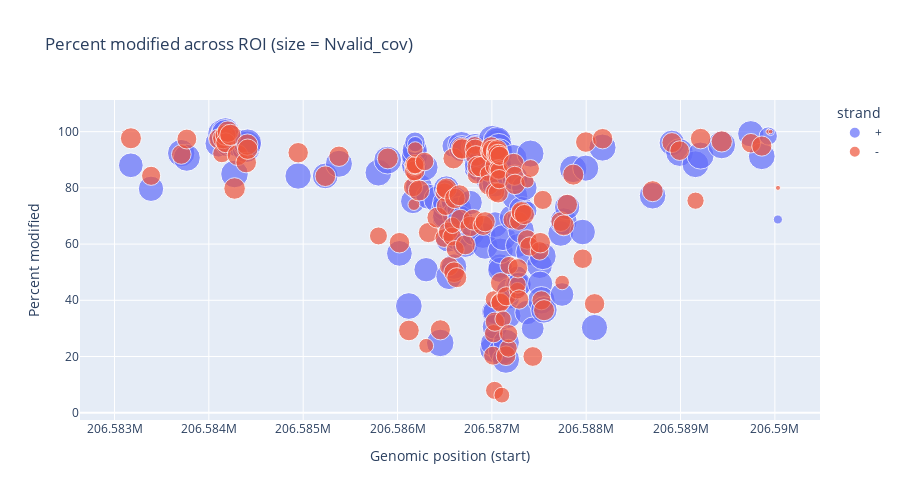
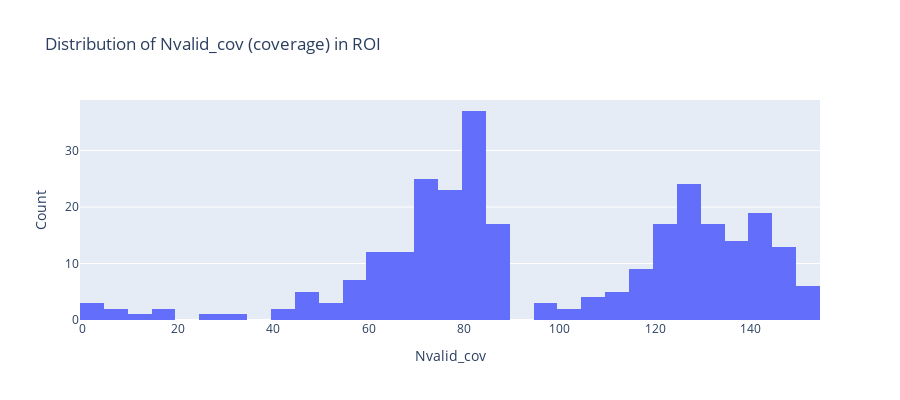
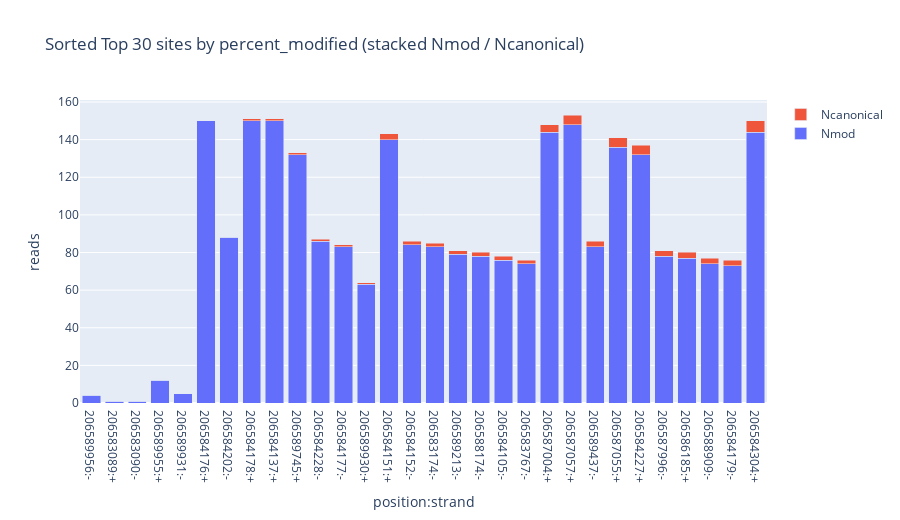
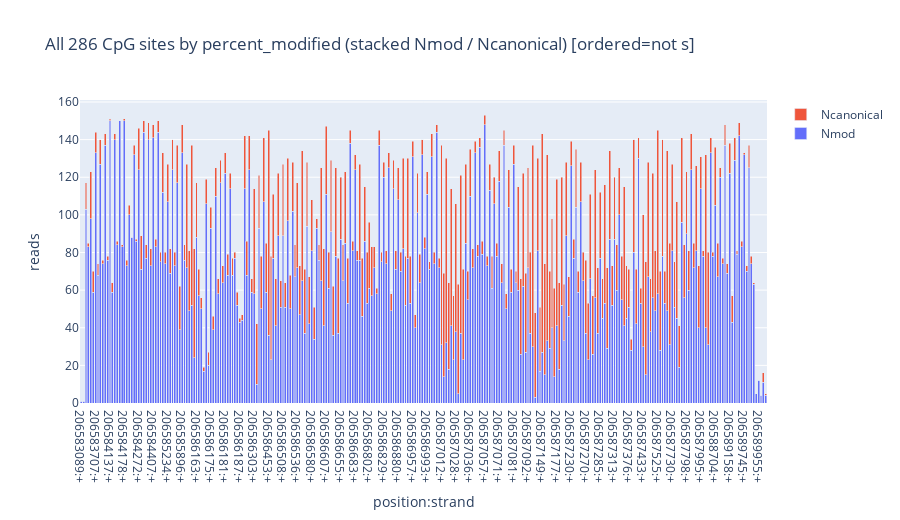

Notebook cell for these charts, in order:
### Code cell
repl2b_pileup_CROFF_day35_df_stats = plot_pileup_roi_df(df_roi=repl2b_pileup_CROFF_day35_df, out_dir=pileup_data_folder_path)
repl2b_pileup_CROFF_day35_df_stats

### Figure 1 — Plotly figure (JSON) as saved in the notebook; plotly's stock layout.template omitted (floating-point values rounded to 4 significant figures; data arrays with more than 128 entries replaced by an {"elided": "..."} marker saying what was removed)
{"data": [{"customdata": {"elided": "143x5 int values"}, "hovertemplate": "strand=+<br>pos=%{x}<br>percent_modified=%{y}<br>Nvalid_cov=%{customdata[0]}<br>Nmod=%{customdata[1]}<br>Ncanonical=%{customdata[2]}<br>Nother_mod=%{customdata[3]}<br>Nnocall=%{customdata[4]}<extra></extra>", "legendgroup": "+", "marker": {"color": "#636efa", "size": {"elided": "143 int values"}, "sizemode": "area", "sizeref": 0.3825, "symbol": "circle"}, "mode": "markers", "name": "+", "orientation": "v", "showlegend": true, "type": "scatter", "x": {"elided": "143 int values"}, "xaxis": "x", "y": {"elided": "143 float values"}, "yaxis": "y"}, {"customdata": {"elided": "143x5 int values"}, "hovertemplate": "strand=-<br>pos=%{x}<br>percent_modified=%{y}<br>Nvalid_cov=%{customdata[0]}<br>Nmod=%{customdata[1]}<br>Ncanonical=%{customdata[2]}<br>Nother_mod=%{customdata[3]}<br>Nnocall=%{customdata[4]}<extra></extra>", "legendgroup": "-", "marker": {"color": "#EF553B", "size": {"elided": "143 int values"}, "sizemode": "area", "sizeref": 0.3825, "symbol": "circle"}, "mode": "markers", "name": "-", "orientation": "v", "showlegend": true, "type": "scatter", "x": {"elided": "143 int values"}, "xaxis": "x", "y": {"elided": "143 float values"}, "yaxis": "y"}], "layout": {"height": 500, "legend": {"itemsizing": "constant", "title": {"text": "strand"}, "tracegroupgap": 0}, "title": {"text": "Percent modified across ROI (size = Nvalid_cov)"}, "xaxis": {"anchor": "y", "domain": [0, 1], "title": {"text": "Genomic position (start)"}}, "yaxis": {"anchor": "x", "domain": [0, 1], "title": {"text": "Percent modified"}}}}

### Figure 2 — Plotly figure (JSON) as saved in the notebook; plotly's stock layout.template omitted (floating-point values rounded to 4 significant figures; data arrays with more than 128 entries replaced by an {"elided": "..."} marker saying what was removed)
{"data": [{"bingroup": "x", "hovertemplate": "Nvalid_cov=%{x}<br>count=%{y}<extra></extra>", "legendgroup": "", "marker": {"color": "#636efa", "pattern": {"shape": ""}}, "name": "", "nbinsx": 40, "orientation": "v", "showlegend": false, "type": "histogram", "x": {"elided": "286 int values"}, "xaxis": "x", "yaxis": "y"}], "layout": {"barmode": "relative", "height": 400, "legend": {"tracegroupgap": 0}, "title": {"text": "Distribution of Nvalid_cov (coverage) in ROI"}, "xaxis": {"anchor": "y", "domain": [0, 1], "title": {"text": "Nvalid_cov"}}, "yaxis": {"anchor": "x", "domain": [0, 1], "title": {"text": "Count"}}}}

### Figure 3 — Plotly figure (JSON) as saved in the notebook; plotly's stock layout.template omitted (floating-point values rounded to 4 significant figures)
{"data": [{"name": "Nmod", "type": "bar", "x": ["206589956:-", "206583089:+", "206583090:-", "206589955:+", "206589931:-", "206584176:+", "206584202:-", "206584178:+", "206584137:+", "206589745:+", "206584228:-", "206584177:-", "206589930:+", "206584151:+", "206584152:-", "206583174:-", "206589213:-", "206588174:-", "206584105:-", "206583767:-", "206587004:+", "206587057:+", "206589437:-", "206587055:+", "206584227:+", "206587996:-", "206586185:+", "206588909:-", "206584179:-", "206584304:+"], "y": [4, 1, 1, 12, 5, 150, 88, 150, 150, 132, 86, 83, 63, 140, 84, 83, 79, 78, 76, 74, 144, 148, 83, 136, 132, 78, 77, 74, 73, 144]}, {"name": "Ncanonical", "type": "bar", "x": ["206589956:-", "206583089:+", "206583090:-", "206589955:+", "206589931:-", "206584176:+", "206584202:-", "206584178:+", "206584137:+", "206589745:+", "206584228:-", "206584177:-", "206589930:+", "206584151:+", "206584152:-", "206583174:-", "206589213:-", "206588174:-", "206584105:-", "206583767:-", "206587004:+", "206587057:+", "206589437:-", "206587055:+", "206584227:+", "206587996:-", "206586185:+", "206588909:-", "206584179:-", "206584304:+"], "y": [0, 0, 0, 0, 0, 0, 0, 1, 1, 1, 1, 1, 1, 3, 2, 2, 2, 2, 2, 2, 4, 5, 3, 5, 5, 3, 3, 3, 3, 6]}], "layout": {"barmode": "stack", "height": 520, "title": {"text": "Sorted Top 30 sites by percent_modified (stacked Nmod / Ncanonical)"}, "xaxis": {"title": {"text": "position:strand"}}, "yaxis": {"title": {"text": "reads"}}}}

### Figure 4 — Plotly figure (JSON) as saved in the notebook; plotly's stock layout.template omitted (floating-point values rounded to 4 significant figures; data arrays with more than 128 entries replaced by an {"elided": "..."} marker saying what was removed)
{"data": [{"name": "Nmod", "type": "bar", "x": {"elided": "286 str values"}, "y": {"elided": "286 int values"}}, {"name": "Ncanonical", "type": "bar", "x": {"elided": "286 str values"}, "y": {"elided": "286 int values"}}], "layout": {"barmode": "stack", "height": 520, "title": {"text": "All 286 CpG sites by percent_modified (stacked Nmod / Ncanonical) [ordered=not s]"}, "xaxis": {"title": {"text": "position:strand"}}, "yaxis": {"title": {"text": "reads"}}}}
